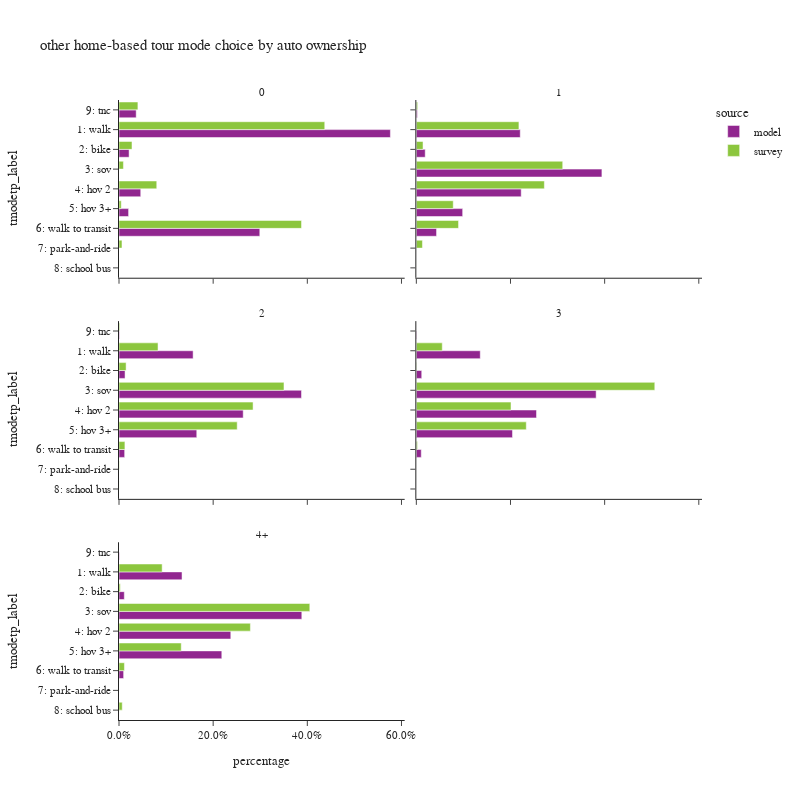

Write notebook code for a chart like this one.
### Code cell
plot_mode_choice(hb_tour.filter(pl.col("auto_ownership_4+")!="-1"),
                "auto_ownership_4+",
                 {"auto_ownership_4+":["0","1","2","3","4+"],
                  "tmodetp_label":["1: walk","2: bike","3: sov","4: hov 2","5: hov 3+","6: walk to transit",
                                   "7: park-and-ride","8: school bus","9: other–survey only"]},
                 "auto ownership",2,800)

### Figure 1 — Plotly figure (JSON) as saved in the notebook; plotly's stock layout.template omitted (floating-point values rounded to 4 significant figures)
{"data": [{"alignmentgroup": "True", "customdata": [[11], [100221], [3721], [8027], [3539], [51994], [6347]], "hovertemplate": "source=model<br>auto_ownership_4+=0<br>percentage=%{x}<br>tmodetp_label=%{y}<br>sample_count=%{customdata[0]}<extra></extra>", "legendgroup": "model", "marker": {"color": "#91268F", "pattern": {"shape": ""}}, "name": "model", "offsetgroup": "model", "orientation": "h", "showlegend": true, "textposition": "auto", "type": "bar", "x": [6.327e-05, 0.5764, 0.0214, 0.04617, 0.02036, 0.2991, 0.03651], "xaxis": "x5", "y": [null, "1: walk", "2: bike", "4: hov 2", "5: hov 3+", "6: walk to transit", "9: tnc"], "yaxis": "y5"}, {"alignmentgroup": "True", "customdata": [[24], [154013], [13164], [275057], [155427], [68662], [29954], [1487]], "hovertemplate": "source=model<br>auto_ownership_4+=1<br>percentage=%{x}<br>tmodetp_label=%{y}<br>sample_count=%{customdata[0]}<extra></extra>", "legendgroup": "model", "marker": {"color": "#91268F", "pattern": {"shape": ""}}, "name": "model", "offsetgroup": "model", "orientation": "h", "showlegend": false, "textposition": "auto", "type": "bar", "x": [3.439e-05, 0.2207, 0.01887, 0.3942, 0.2227, 0.0984, 0.04293, 0.002131], "xaxis": "x6", "y": [null, "1: walk", "2: bike", "3: sov", "4: hov 2", "5: hov 3+", "6: walk to transit", "9: tnc"], "yaxis": "y6"}, {"alignmentgroup": "True", "customdata": [[33], [170710], [13923], [420323], [286071], [179094], [13013], [1116]], "hovertemplate": "source=model<br>auto_ownership_4+=2<br>percentage=%{x}<br>tmodetp_label=%{y}<br>sample_count=%{customdata[0]}<extra></extra>", "legendgroup": "model", "marker": {"color": "#91268F", "pattern": {"shape": ""}}, "name": "model", "offsetgroup": "model", "orientation": "h", "showlegend": false, "textposition": "auto", "type": "bar", "x": [3.043e-05, 0.1574, 0.01284, 0.3877, 0.2638, 0.1652, 0.012, 0.001029], "xaxis": "x3", "y": [null, "1: walk", "2: bike", "3: sov", "4: hov 2", "5: hov 3+", "6: walk to transit", "9: tnc"], "yaxis": "y3"}, {"alignmentgroup": "True", "customdata": [[9], [75089], [6330], [211239], [141164], [112951], [5791], [500]], "hovertemplate": "source=model<br>auto_ownership_4+=3<br>percentage=%{x}<br>tmodetp_label=%{y}<br>sample_count=%{customdata[0]}<extra></extra>", "legendgroup": "model", "marker": {"color": "#91268F", "pattern": {"shape": ""}}, "name": "model", "offsetgroup": "model", "orientation": "h", "showlegend": false, "textposition": "auto", "type": "bar", "x": [1.627e-05, 0.1358, 0.01145, 0.3819, 0.2552, 0.2042, 0.01047, 0.000904], "xaxis": "x4", "y": [null, "1: walk", "2: bike", "3: sov", "4: hov 2", "5: hov 3+", "6: walk to transit", "9: tnc"], "yaxis": "y4"}, {"alignmentgroup": "True", "customdata": [[3], [46638], [3932], [135256], [82714], [76057], [3429], [302]], "hovertemplate": "source=model<br>auto_ownership_4+=4+<br>percentage=%{x}<br>tmodetp_label=%{y}<br>sample_count=%{customdata[0]}<extra></extra>", "legendgroup": "model", "marker": {"color": "#91268F", "pattern": {"shape": ""}}, "name": "model", "offsetgroup": "model", "orientation": "h", "showlegend": false, "textposition": "auto", "type": "bar", "x": [8.612e-06, 0.1339, 0.01129, 0.3883, 0.2375, 0.2183, 0.009844, 0.000867], "xaxis": "x", "y": [null, "1: walk", "2: bike", "3: sov", "4: hov 2", "5: hov 3+", "6: walk to transit", "9: tnc"], "yaxis": "y"}, {"alignmentgroup": "True", "customdata": [[6], [247], [28], [10], [17], [13], [132], [5], [1], [13]], "hovertemplate": "source=survey<br>auto_ownership_4+=0<br>percentage=%{x}<br>tmodetp_label=%{y}<br>sample_count=%{customdata[0]}<extra></extra>", "legendgroup": "survey", "marker": {"color": "#8CC63E", "pattern": {"shape": ""}}, "name": "survey", "offsetgroup": "survey", "orientation": "h", "showlegend": true, "textposition": "auto", "type": "bar", "x": [0.006633, 0.437, 0.0276, 0.009415, 0.08019, 0.004768, 0.3877, 0.006335, 0.0001828, 0.04014], "xaxis": "x5", "y": [null, "1: walk", "2: bike", "3: sov", "4: hov 2", "5: hov 3+", "6: walk to transit", "7: park-and-ride", "8: school bus", "9: tnc"], "yaxis": "y5"}, {"alignmentgroup": "True", "customdata": [[7], [460], [54], [587], [313], [177], [55], [6], [2], [6]], "hovertemplate": "source=survey<br>auto_ownership_4+=1<br>percentage=%{x}<br>tmodetp_label=%{y}<br>sample_count=%{customdata[0]}<extra></extra>", "legendgroup": "survey", "marker": {"color": "#8CC63E", "pattern": {"shape": ""}}, "name": "survey", "offsetgroup": "survey", "orientation": "h", "showlegend": false, "textposition": "auto", "type": "bar", "x": [0.001129, 0.2179, 0.01424, 0.3109, 0.2719, 0.07841, 0.08966, 0.01297, 4.134e-05, 0.002787], "xaxis": "x6", "y": [null, "1: walk", "2: bike", "3: sov", "4: hov 2", "5: hov 3+", "6: walk to transit", "7: park-and-ride", "8: school bus", "9: tnc"], "yaxis": "y6"}, {"alignmentgroup": "True", "customdata": [[3], [203], [20], [527], [396], [292], [14], [5], [1], [5]], "hovertemplate": "source=survey<br>auto_ownership_4+=2<br>percentage=%{x}<br>tmodetp_label=%{y}<br>sample_count=%{customdata[0]}<extra></extra>", "legendgroup": "survey", "marker": {"color": "#8CC63E", "pattern": {"shape": ""}}, "name": "survey", "offsetgroup": "survey", "orientation": "h", "showlegend": false, "textposition": "auto", "type": "bar", "x": [0.0009524, 0.08289, 0.01507, 0.3504, 0.2848, 0.2511, 0.01255, 0.0006163, 0.0001513, 0.001485], "xaxis": "x3", "y": [null, "1: walk", "2: bike", "3: sov", "4: hov 2", "5: hov 3+", "6: walk to transit", "7: park-and-ride", "8: school bus", "9: tnc"], "yaxis": "y3"}, {"alignmentgroup": "True", "customdata": [[1], [40], [3], [199], [96], [56], [2]], "hovertemplate": "source=survey<br>auto_ownership_4+=3<br>percentage=%{x}<br>tmodetp_label=%{y}<br>sample_count=%{customdata[0]}<extra></extra>", "legendgroup": "survey", "marker": {"color": "#8CC63E", "pattern": {"shape": ""}}, "name": "survey", "offsetgroup": "survey", "orientation": "h", "showlegend": false, "textposition": "auto", "type": "bar", "x": [0.0005251, 0.05508, 0.000828, 0.5065, 0.2011, 0.2336, 0.00238], "xaxis": "x4", "y": [null, "1: walk", "2: bike", "3: sov", "4: hov 2", "5: hov 3+", "6: walk to transit"], "yaxis": "y4"}, {"alignmentgroup": "True", "customdata": [[2], [14], [3], [73], [48], [17], [3], [1]], "hovertemplate": "source=survey<br>auto_ownership_4+=4+<br>percentage=%{x}<br>tmodetp_label=%{y}<br>sample_count=%{customdata[0]}<extra></extra>", "legendgroup": "survey", "marker": {"color": "#8CC63E", "pattern": {"shape": ""}}, "name": "survey", "offsetgroup": "survey", "orientation": "h", "showlegend": false, "textposition": "auto", "type": "bar", "x": [0.07065, 0.09165, 0.002728, 0.4053, 0.2791, 0.1322, 0.01152, 0.006883], "xaxis": "x", "y": [null, "1: walk", "2: bike", "3: sov", "4: hov 2", "5: hov 3+", "6: walk to transit", "8: school bus"], "yaxis": "y"}], "layout": {"annotations": [{"font": {}, "showarrow": false, "text": "4+", "x": 0.245, "xanchor": "center", "xref": "paper", "y": 0.2867, "yanchor": "bottom", "yref": "paper"}, {"font": {}, "showarrow": false, "text": "2", "x": 0.245, "xanchor": "center", "xref": "paper", "y": 0.6433, "yanchor": "bottom", "yref": "paper"}, {"font": {}, "showarrow": false, "text": "3", "x": 0.755, "xanchor": "center", "xref": "paper", "y": 0.6433, "yanchor": "bottom", "yref": "paper"}, {"font": {}, "showarrow": false, "text": "0", "x": 0.245, "xanchor": "center", "xref": "paper", "y": 1.0, "yanchor": "bottom", "yref": "paper"}, {"font": {}, "showarrow": false, "text": "1", "x": 0.755, "xanchor": "center", "xref": "paper", "y": 1.0, "yanchor": "bottom", "yref": "paper"}], "barmode": "group", "height": 800, "legend": {"title": {"text": "source"}, "tracegroupgap": 0}, "title": {"text": "other home-based tour mode choice by auto ownership"}, "width": 800, "xaxis": {"anchor": "y", "domain": [0, 0.49], "tickformat": ".1%", "title": {"text": "percentage"}}, "xaxis2": {"anchor": "y2", "domain": [0.51, 1], "matches": "x", "tickformat": ".1%", "title": {"text": "percentage"}}, "xaxis3": {"anchor": "y3", "domain": [0, 0.49], "matches": "x", "showticklabels": false, "tickformat": ".1%"}, "xaxis4": {"anchor": "y4", "domain": [0.51, 1], "matches": "x", "showticklabels": false, "tickformat": ".1%"}, "xaxis5": {"anchor": "y5", "domain": [0, 0.49], "matches": "x", "showticklabels": false, "tickformat": ".1%"}, "xaxis6": {"anchor": "y6", "domain": [0.51, 1], "matches": "x", "showticklabels": false, "tickformat": ".1%"}, "yaxis": {"anchor": "x", "categoryarray": ["9: other–survey only", "8: school bus", "7: park-and-ride", "6: walk to transit", "5: hov 3+", "4: hov 2", "3: sov", "2: bike", "1: walk"], "categoryorder": "array", "domain": [0, 0.2867], "title": {"text": "tmodetp_label"}}, "yaxis2": {"anchor": "x2", "domain": [0, 0.2867], "matches": "y", "showticklabels": false}, "yaxis3": {"anchor": "x3", "categoryarray": ["9: other–survey only", "8: school bus", "7: park-and-ride", "6: walk to transit", "5: hov 3+", "4: hov 2", "3: sov", "2: bike", "1: walk"], "categoryorder": "array", "domain": [0.3567, 0.6433], "matches": "y", "title": {"text": "tmodetp_label"}}, "yaxis4": {"anchor": "x4", "domain": [0.3567, 0.6433], "matches": "y", "showticklabels": false}, "yaxis5": {"anchor": "x5", "categoryarray": ["9: other–survey only", "8: school bus", "7: park-and-ride", "6: walk to transit", "5: hov 3+", "4: hov 2", "3: sov", "2: bike", "1: walk"], "categoryorder": "array", "domain": [0.7133, 1.0], "matches": "y", "title": {"text": "tmodetp_label"}}, "yaxis6": {"anchor": "x6", "domain": [0.7133, 1.0], "matches": "y", "showticklabels": false}}}
